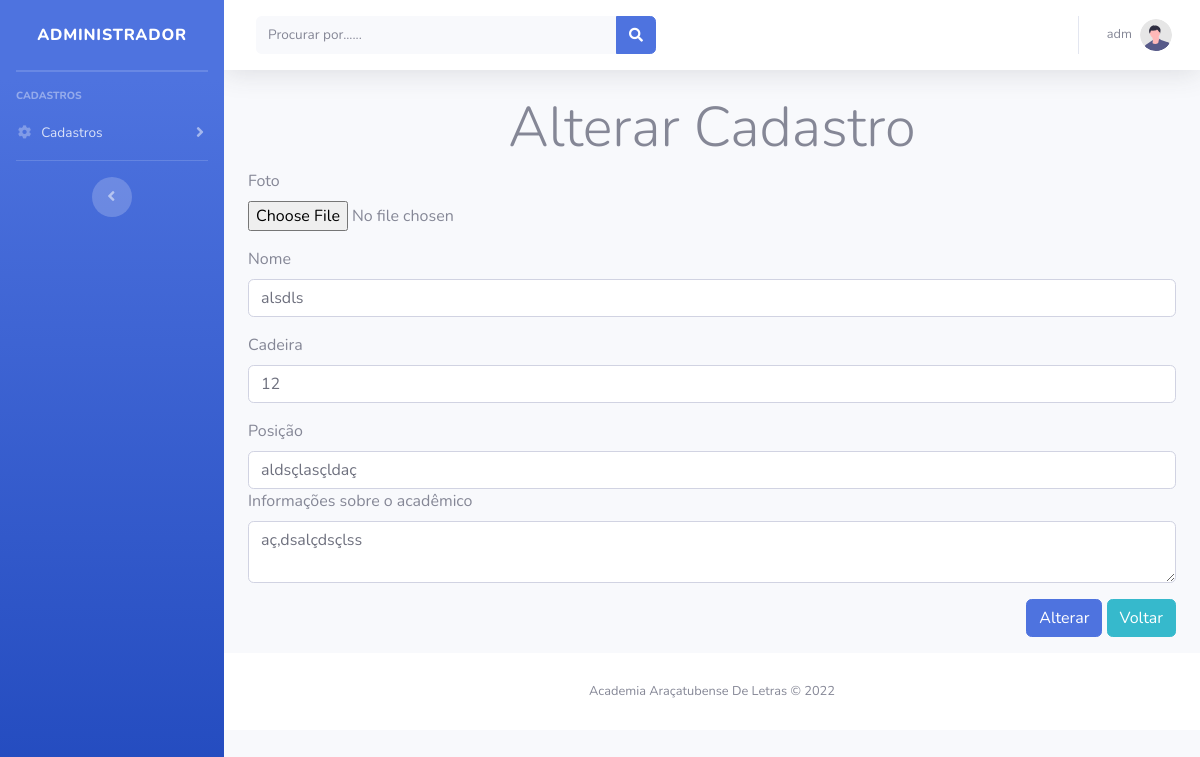
/modulos/academicos/alterarAcad.php?idAcad=18 (signed in), run on an earlier commit of the app's database.
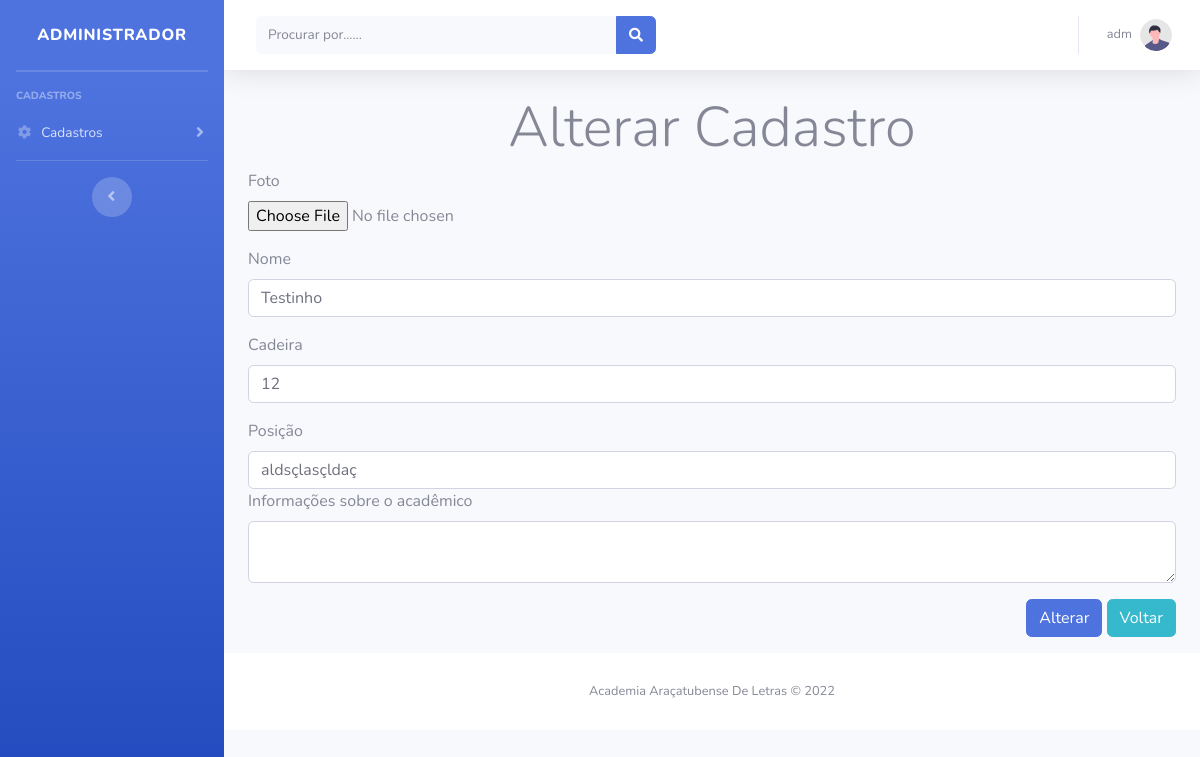
And on a later commit of the database.
### tables this page shows
CREATE TABLE `academicos` (
  `idAcad` int(11) NOT NULL,
  `nomeAcad` varchar(150) NOT NULL,
  `cadeiraAcad` varchar(10) NOT NULL,
  `posicaoAcad` varchar(50) NOT NULL,
  `sobreAcad` text NOT NULL,
  `fotoAcad` varchar(200) NOT NULL
);

### modulos/academicos/alterarAcad.php (the view, shortened to what this page needs)
<!DOCTYPE html>
<html lang="pt-br">
<?php
include '../../config.php';
?>
<?php include_once path('template/head.php'); ?>
<body id="page-top">
    <div id="wrapper">
        <?php include_once path('template/sidebar.php'); ?>
        <div id="content-wrapper" class="d-flex flex-column">
            <div id="content">
                <?php include_once path('template/navbar.php'); ?>
                <div class="container-fluid">
                    <h1 class="display-4 text-center">Alterar Cadastro</h1>
                    <?php
                    if (!empty($_GET['idAcad'])) {
                        $id = $_GET['idAcad'];
                    }
                    $pdo = Banco::conectar();
                    $sql = 'SELECT * FROM academicos where idAcad = ' . $id . '';
                    foreach ($pdo->query($sql) as $row) {
                        $nome    = $row['nomeAcad'];
                        $cadeira = $row['cadeiraAcad'];
                        $posicao = $row['posicaoAcad'];
                        $sobre   = $row['sobreAcad'];
                        $foto    = $row['fotoAcad'];
                    }
                    ?>
                    <form action="updateAcad.php" enctype="multipart/form-data" method="POST">
                        <div class="form-group">
                            <label for="foto">Foto</label><br>
                            <input class="form-control-file" type="file" id="file" name="fotoAcad" value="<?php echo $foto; ?>">
                        </div>
                        <div class="form-group">
                            <label for="nome">Nome</label><br>
                            <input class="form-control" type="text" id="nome" name="nomeAcad" value="<?php echo $nome; ?>">
                        </div>
                        <div class="form-group ">
                            <label for="cadeira">Cadeira</label><br>
                            <input class="form-control" type="number" id="cadeira" name="cadeiraAcad" value="<?php echo $cadeira; ?>">
                        </div>
                        <div class="form-gorup">
                            <label for="posicao">Posição</label><br>
                            <input class="form-control" type="text" id="posicao" name="posicaoAcad" value="<?php echo $posicao; ?>">
                        </div>
                        <div class="form-gorup">
                            <label for="sobre">Informações sobre o acadêmico</label>
                            <textarea class="form-control" type="text" id="sobre" name="sobreAcad"><?php echo $sobre; ?></textarea>
                        </div>
                        <div class="text-right my-3">
                            <input class="btn btn-primary" type="submit" value="Alterar">
                            <a class="btn btn-info" href="academicos.php">Voltar</a>
                        </div>
                    </form>
                </div>
                <footer class="sticky-footer bg-white">
                    <div class="container my-auto">
                        <div class="copyright text-center my-auto">
                            <span>Academia Araçatubense De Letras &copy; 2022</span>
                        </div>
                    </div>
                </footer>
            </div>
        </div>
</body>
</html>

What changed in the data, as far as the page shows it:
changed academicos "aldsçlasçldaç": nomeAcad "alsdls" → "Testinho"; sobreAcad "aç,dsalçdsçlss" → (not shown)
